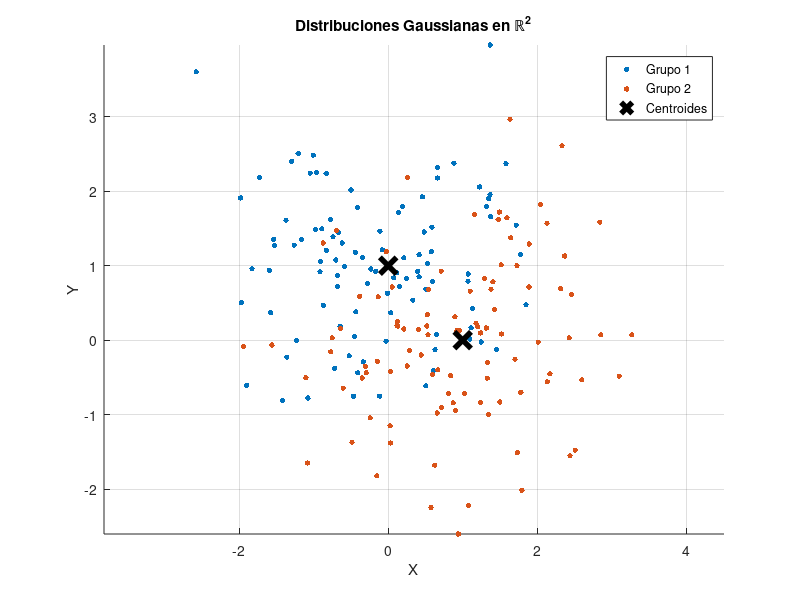

MATLAB code to generate this figure: (Note: this script raises an error after producing the figure.)
centroide_1 = [0,1];
centroide_2 = [1,0];
sigma = 1;

cantidad_puntos = 100;
conjunto_1 = sigma * randn(cantidad_puntos, 2) + centroide_1;
conjunto_2 = sigma * randn(cantidad_puntos, 2) + centroide_2;

figure;
hold on;
scatter(conjunto_1(:,1), conjunto_1(:,2), 15,  'filled')
scatter(conjunto_2(:,1), conjunto_2(:,2), 15, 'filled')

plot(centroide_1(1), centroide_1(2),'kx', 'MarkerSize', 12, 'LineWidth', 4);
plot(centroide_2(1), centroide_2(2), 'kx', 'MarkerSize', 12, 'LineWidth', 4);

legend('Grupo 1', 'Grupo 2', 'Centroides');
xlabel('X'); ylabel('Y');
title('Distribuciones Gaussianas en ℝ^2');
axis equal;
grid on;

hold off;

% Calculando las medias de cada conjunto
media_con_1 = mean(conjunto_1);
media_con_2 = mean(conjunto_2);

% Calculando las matrices de covarianza para cada conjunto
cov_con_1 = cov(conjunto_1);
cov_con_2 = cov(conjunto_2);

% Mostrando resultados
disp('Media clase 1:'); disp(media_con_1);
disp('Covarianza clase 1:'); disp(cov_con_1);
disp('Media clase 2:'); disp(media_con_2);
disp('Covarianza clase 2:'); disp(cov_con_2);

datos = [conjunto_1; conjunto_2];                      % 200 x 2
etiquetas = [ones(100,1); 2*ones(100,1)];      % 200 x 1

tabla = array2table([datos etiquetas], ...
    'VariableNames', {'X', 'Y', 'Clase'});
